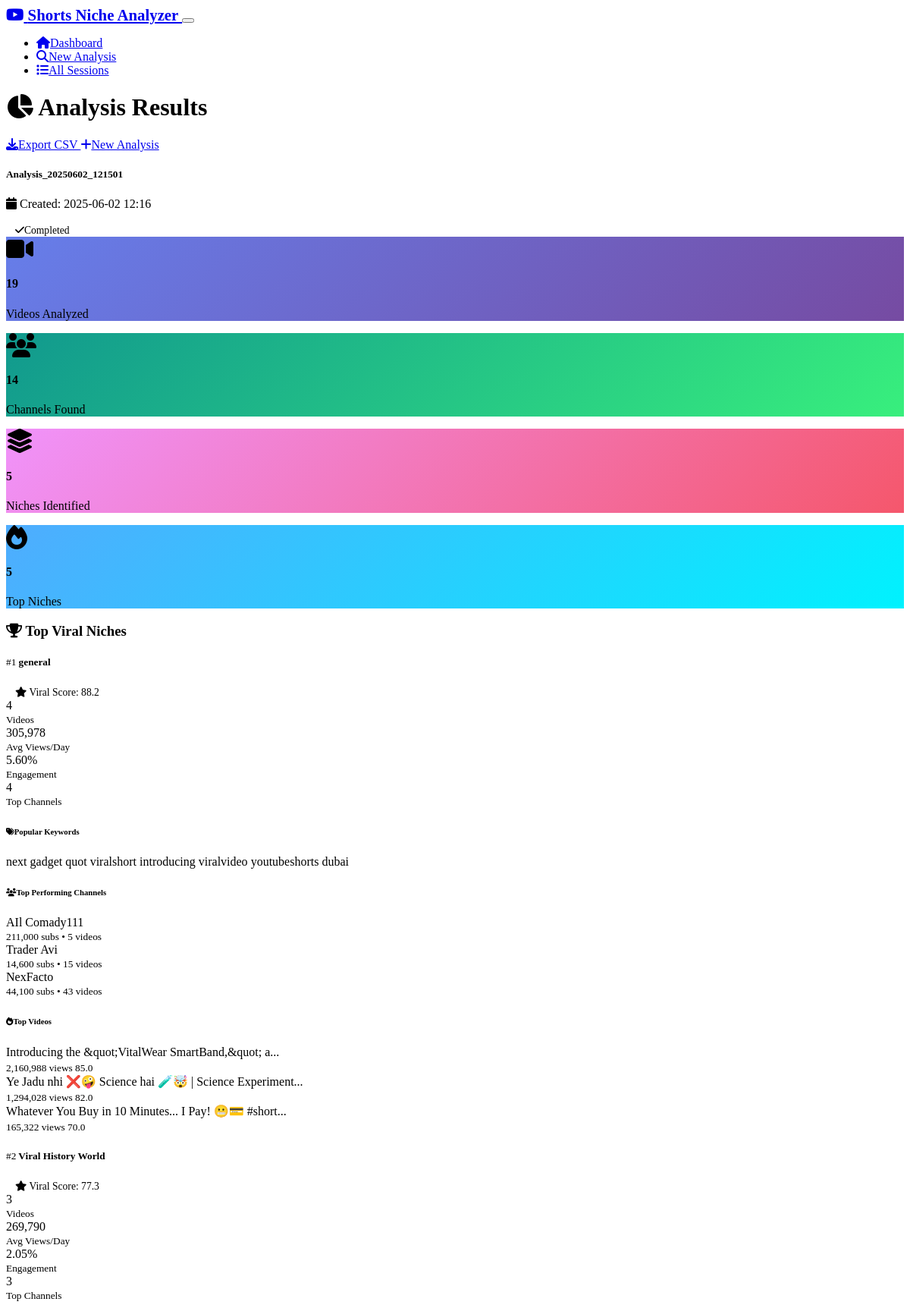
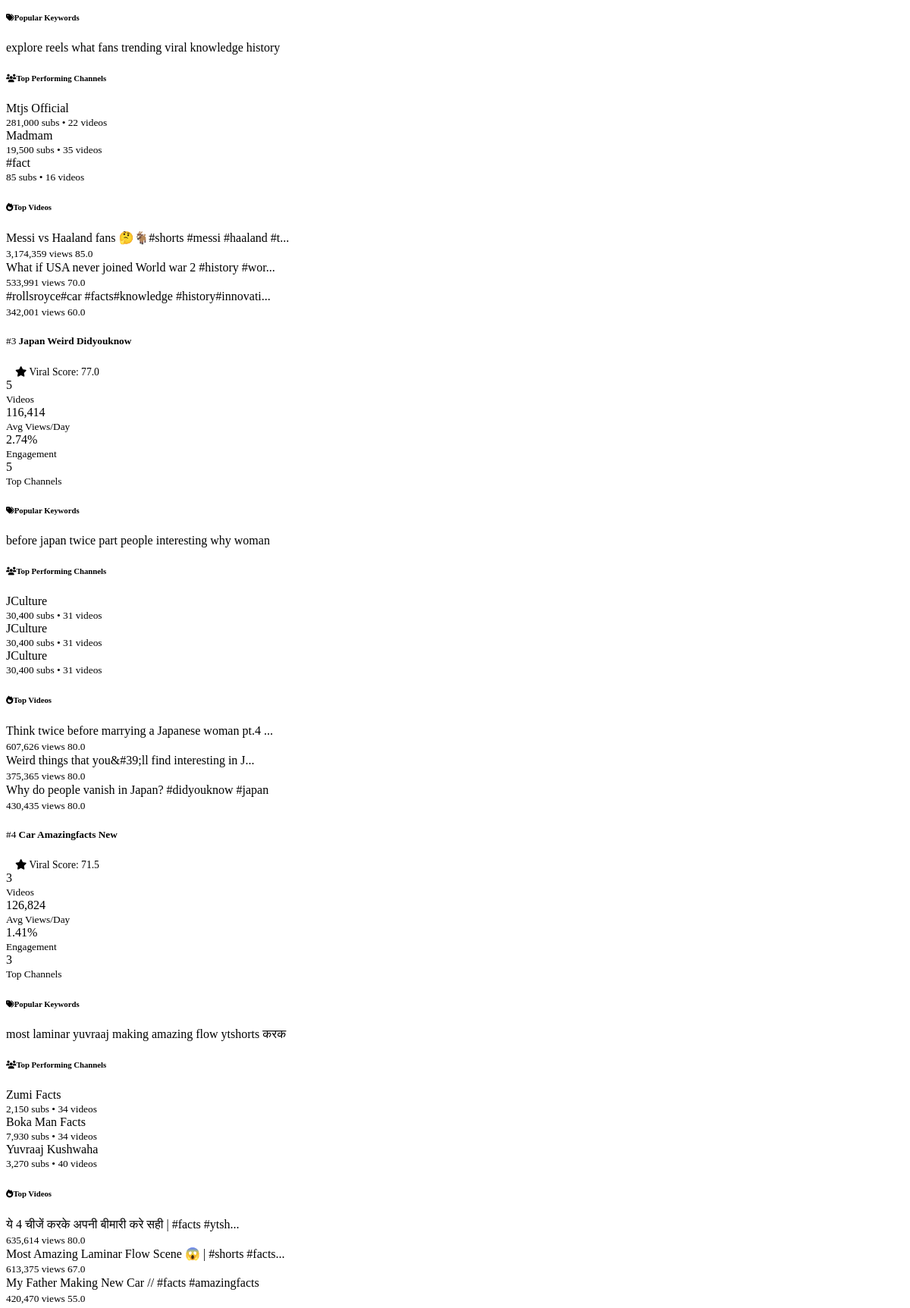
Page /results/3 (upper part) on the committed database (2 pictures, top to bottom).
### models.py (models this page shows, shortened)
class AnalysisSession(db.Model):
    id = db.Column(db.Integer, primary_key=True)
    session_name = db.Column(db.String(200), nullable=False)
    created_at = db.Column(db.DateTime, default=datetime.utcnow)
    parameters = db.Column(db.Text)  # JSON string of search parameters
    status = db.Column(db.String(50), default='pending')  # pending, running, completed, failed
    total_videos_analyzed = db.Column(db.Integer, default=0)
    total_channels_found = db.Column(db.Integer, default=0)
    total_niches_identified = db.Column(db.Integer, default=0)

class NicheResult(db.Model):
    id = db.Column(db.Integer, primary_key=True)
    session_id = db.Column(db.Integer, db.ForeignKey('analysis_session.id'), nullable=False)
    niche_name = db.Column(db.String(200), nullable=False)
    total_videos = db.Column(db.Integer, default=0)
    avg_views_per_day = db.Column(db.Float, default=0.0)
    avg_engagement_ratio = db.Column(db.Float, default=0.0)
    viral_score = db.Column(db.Float, default=0.0)
    keywords = db.Column(db.Text)  # JSON array of keywords
    top_channels = db.Column(db.Text)  # JSON array of channel data
    top_videos = db.Column(db.Text)  # JSON array of video data
    session = db.relationship('AnalysisSession', backref=db.backref('niches', lazy=True))
    def get_keywords(self):
        if self.keywords:
            return json.loads(self.keywords)
        return []
    def get_top_channels(self):
        if self.top_channels:
            return json.loads(self.top_channels)
        return []
    def get_top_videos(self):
        if self.top_videos:
            return json.loads(self.top_videos)
        return []

### routes.py (the view)
@app.route('/results/<int:session_id>')
def results(session_id):
    session = AnalysisSession.query.get_or_404(session_id)
    niches = NicheResult.query.filter_by(session_id=session_id).order_by(NicheResult.viral_score.desc()).all()
    return render_template('results.html',
                         session=session,
                         niches=niches,
                         analysis_state=analysis_state)

### templates/results.html (shortened to what this page needs)
{% extends "base.html" %}
{% block content %}
<div class="row">
    <div class="col-12">
        <div class="d-flex justify-content-between align-items-center mb-4">
            <h1 class="display-6">
                <i class="fas fa-chart-pie text-success me-2"></i>
                Analysis Results
            </h1>
            <div class="d-flex gap-2">
                {% if session.status == 'completed' %}
                <a href="{{ url_for('export_csv', session_id=session.id) }}" class="btn btn-success">
                    <i class="fas fa-download me-2"></i>Export CSV
                </a>
                {% endif %}
                <a href="{{ url_for('analyze') }}" class="btn btn-outline-primary">
                    <i class="fas fa-plus me-2"></i>New Analysis
                </a>
            </div>
        </div>
    </div>
</div>
<div class="row mb-4">
    <div class="col-12">
        <div class="card">
            <div class="card-body">
                <div class="row align-items-center">
                    <div class="col-md-8">
                        <h5 class="card-title mb-2">{{ session.session_name }}</h5>
                        <p class="text-muted mb-0">
                            <i class="fas fa-calendar me-1"></i>
                            Created: {{ session.created_at.strftime('%Y-%m-%d %H:%M') }}
                        </p>
                    </div>
                    <div class="col-md-4 text-md-end">
                        {% if session.status == 'completed' %}
                            <span class="badge bg-success fs-6">
                                <i class="fas fa-check me-1"></i>Completed
                            </span>
                        {% elif session.status == 'running' %}
                            <span class="badge bg-primary fs-6">
                                <i class="fas fa-spinner fa-spin me-1"></i>Running
                            </span>
                        {% elif session.status == 'failed' %}
                            <span class="badge bg-danger fs-6">
                                <i class="fas fa-times me-1"></i>Failed
                            </span>
                        {% else %}
                            <span class="badge bg-secondary fs-6">
                                <i class="fas fa-clock me-1"></i>Pending
                            </span>
                        {% endif %}
                    </div>
                </div>
            </div>
        </div>
    </div>
</div>
{% if session.status == 'completed' %}
<div class="row mb-4">
    <div class="col-md-3">
        <div class="card text-center bg-primary text-white">
            <div class="card-body">
                <i class="fas fa-video fa-2x mb-2"></i>
                <h4>{{ session.total_videos_analyzed or 0 }}</h4>
                <p class="mb-0">Videos Analyzed</p>
            </div>
        </div>
    </div>
    <div class="col-md-3">
        <div class="card text-center bg-success text-white">
            <div class="card-body">
                <i class="fas fa-users fa-2x mb-2"></i>
                <h4>{{ session.total_channels_found or 0 }}</h4>
                <p class="mb-0">Channels Found</p>
            </div>
        </div>
    </div>
    <div class="col-md-3">
        <div class="card text-center bg-warning text-white">
            <div class="card-body">
                <i class="fas fa-layer-group fa-2x mb-2"></i>
                <h4>{{ session.total_niches_identified or 0 }}</h4>
                <p class="mb-0">Niches Identified</p>
            </div>
        </div>
    </div>
    <div class="col-md-3">
        <div class="card text-center bg-info text-white">
            <div class="card-body">
                <i class="fas fa-fire fa-2x mb-2"></i>
                <h4>{{ niches|length }}</h4>
                <p class="mb-0">Top Niches</p>
            </div>
        </div>
    </div>
</div>
{% endif %}
{% if niches %}
<div class="row">
    <div class="col-12">
        <h3 class="mb-4">
            <i class="fas fa-trophy text-warning me-2"></i>
            Top Viral Niches
        </h3>
        {% for niche in niches %}
        <div class="card mb-4 border-0 shadow-sm">
            <div class="card-header bg-body-secondary">
                <div class="row align-items-center">
                    <div class="col-md-8">
                        <h5 class="mb-0">
                            <span class="badge bg-primary me-2">#{{ loop.index }}</span>
                            {{ niche.niche_name }}
                        </h5>
                    </div>
                    <div class="col-md-4 text-md-end">
                        <span class="badge bg-success fs-6">
                            <i class="fas fa-star me-1"></i>
                            Viral Score: {{ "%.1f"|format(niche.viral_score) }}
                        </span>
                    </div>
                </div>
            </div>
            <div class="card-body">
                <div class="row g-4">
                    <div class="col-lg-8">
                        <div class="row g-3">
                            <div class="col-sm-3">
                                <div class="text-center">
                                    <div class="h5 text-primary mb-1">{{ niche.total_videos }}</div>
                                    <small class="text-muted">Videos</small>
                                </div>
                            </div>
                            <div class="col-sm-3">
                                <div class="text-center">
                                    <div class="h5 text-success mb-1">{{ "{:,.0f}".format(niche.avg_views_per_day) }}</div>
                                    <small class="text-muted">Avg Views/Day</small>
                                </div>
                            </div>
                            <div class="col-sm-3">
                                <div class="text-center">
                                    <div class="h5 text-warning mb-1">{{ "{:.2%}".format(niche.avg_engagement_ratio) }}</div>
                                    <small class="text-muted">Engagement</small>
                                </div>
                            </div>
                            <div class="col-sm-3">
                                <div class="text-center">
                                    <div class="h5 text-info mb-1">{{ niche.get_top_channels()|length }}</div>
                                    <small class="text-muted">Top Channels</small>
                                </div>
                            </div>
                        </div>
                        {% if niche.get_keywords() %}
                        <div class="mt-3">
                            <h6 class="text-muted mb-2">
                                <i class="fas fa-tags me-1"></i>Popular Keywords
                            </h6>
                            <div class="d-flex flex-wrap gap-1">
                                {% for keyword in niche.get_keywords()[:8] %}
                                <span class="badge bg-body-secondary text-dark">{{ keyword }}</span>
                                {% endfor %}
                            </div>
                        </div>
                        {% endif %}
                        {% if niche.get_top_channels() %}
                        <div class="mt-3">
                            <h6 class="text-muted mb-2">
                                <i class="fas fa-users me-1"></i>Top Performing Channels
                            </h6>
                            <div class="row g-2">
                                {% for channel in niche.get_top_channels()[:3] %}
                                <div class="col-md-4">
                                    <div class="border rounded p-2 bg-body-secondary">
                                        <div class="fw-bold small">{{ channel.channel_title }}</div>
                                        <small class="text-muted">
                                            {{ "{:,}".format(channel.subscriber_count or 0) }} subs •
                                            {{ channel.video_count or 0 }} videos
                                        </small>
                                    </div>
                                </div>
                                {% endfor %}
                            </div>
                        </div>
                        {% endif %}
                    </div>
                    <div class="col-lg-4">
                        {% if niche.get_top_videos() %}
                        <h6 class="text-muted mb-2">
                            <i class="fas fa-fire me-1"></i>Top Videos
                        </h6>
                        {% for video in niche.get_top_videos()[:3] %}
                        <div class="card border-0 bg-body-secondary mb-2">
                            <div class="card-body p-2">
                                <div class="small fw-bold mb-1" style="line-height: 1.3;">
                                    {{ video.title[:50] }}{% if video.title|length > 50 %}...{% endif %}
                                </div>
                                <div class="d-flex justify-content-between align-items-center">
                                    <small class="text-muted">
                                        {{ "{:,}".format(video.view_count) }} views
                                    </small>
                                    <small class="badge bg-success">
                                        {{ "%.1f"|format(video.viral_score) }}
                                    </small>
                                </div>
                            </div>
                        </div>
                        {% endfor %}
                        {% endif %}
                    </div>
                </div>
            </div>
        </div>
        {% endfor %}
    </div>
</div>
{% endif %}
{% endblock %}

### static/css/style.css (style rules this page uses)
:root { --primary-gradient: linear-gradient(135deg, #667eea 0%, #764ba2 100%); --success-gradient: linear-gradient(135deg, #11998e 0%, #38ef7d 100%); --warning-gradient: linear-gradient(135deg, #f093fb 0%, #f5576c 100%); --info-gradient: linear-gradient(135deg, #4facfe 0%, #00f2fe 100%); }
.card { transition: transform 0.2s ease, box-shadow 0.2s ease; }
.card.bg-primary { background: var(--primary-gradient) !important; border: none; }
.card.bg-success { background: var(--success-gradient) !important; border: none; }
.card.bg-warning { background: var(--warning-gradient) !important; border: none; }
.card.bg-info { background: var(--info-gradient) !important; border: none; }
.badge { font-weight: 500; }
.badge.fs-6 { font-size: 0.85rem !important; padding: 0.5rem 0.75rem; }
.fas, .fab { font-family: "Font Awesome 6 Free", "Font Awesome 6 Brands"; }

### rows in the picture
AnalysisSession: session_name "Analysis_20250602_121501", created_at "2025-06-02 12:16", total_videos_analyzed "19", total_channels_found "14", total_niches_identified "5"
NicheResult: niche_name "general", viral_score "88.2", total_videos "4", avg_views_per_day "305,978", avg_engagement_ratio "5.60%", get_top_channels|length "4", 8 "next" "gadget" "quot" "viralshort" "introducing" "viralvideo" "youtubeshorts" "dubai", channel_title "AIl Comady111" "Trader Avi" "NexFacto", subscriber_count "211,000" "14,600" "44,100", video_count "5" "15" "43", title "Introducing the &quot;VitalWear SmartBand,&quot; a" "Ye Jadu nhi ❌🤪 Science hai 🧪🤯 | Science Experiment" "Whatever You Buy in 10 Minutes... I Pay! 😬💳 #short", view_count "2,160,988" "1,294,028" "165,322", viral_score "85.0" "82.0" "70.0"
NicheResult: niche_name "Viral History World", viral_score "77.3", total_videos "3", avg_views_per_day "269,790", avg_engagement_ratio "2.05%", get_top_channels|length "3", 8 "explore" "reels" "what" "fans" "trending" "viral" "knowledge" "history", channel_title "Mtjs Official" "Madmam" "#fact", subscriber_count "281,000" "19,500" "85", video_count "22" "35" "16", title "Messi vs Haaland fans 🤔🐐#shorts #messi #haaland #t" "What if USA never joined World war 2 #history #wor" "#rollsroyce#car #facts#knowledge #history#innovati", view_count "3,174,359" "533,991" "342,001", viral_score "85.0" "70.0" "60.0"
NicheResult: niche_name "Japan Weird Didyouknow", viral_score "77.0", total_videos "5", avg_views_per_day "116,414", avg_engagement_ratio "2.74%", get_top_channels|length "5", 8 "before" "japan" "twice" "part" "people" "interesting" "why" "woman", channel_title "JCulture" "JCulture" "JCulture", subscriber_count "30,400" "30,400" "30,400", video_count "31" "31" "31", title "Think twice before marrying a Japanese woman pt.4" "Weird things that you&#39;ll find interesting in J" "Why do people vanish in Japan? #didyouknow #japan", view_count "607,626" "375,365" "430,435", viral_score "80.0" "80.0" "80.0"
NicheResult: niche_name "Car Amazingfacts New", viral_score "71.5", total_videos "3", avg_views_per_day "126,824", avg_engagement_ratio "1.41%", get_top_channels|length "3", 8 "most" "laminar" "yuvraaj" "making" "amazing" "flow" "ytshorts" "करक", channel_title "Zumi Facts" "Boka Man Facts" "Yuvraaj Kushwaha", subscriber_count "2,150" "7,930" "3,270", video_count "34" "34" "40", title "ये 4 चीजें करके अपनी बीमारी करे सही | #facts #ytsh" "Most Amazing Laminar Flow Scene 😱 | #shorts #facts" "My Father Making New Car // #facts #amazingfacts", view_count "635,614" "613,375" "420,470", viral_score "80.0" "67.0" "55.0"

### other values in the picture
{{ niches|length }} "5"
